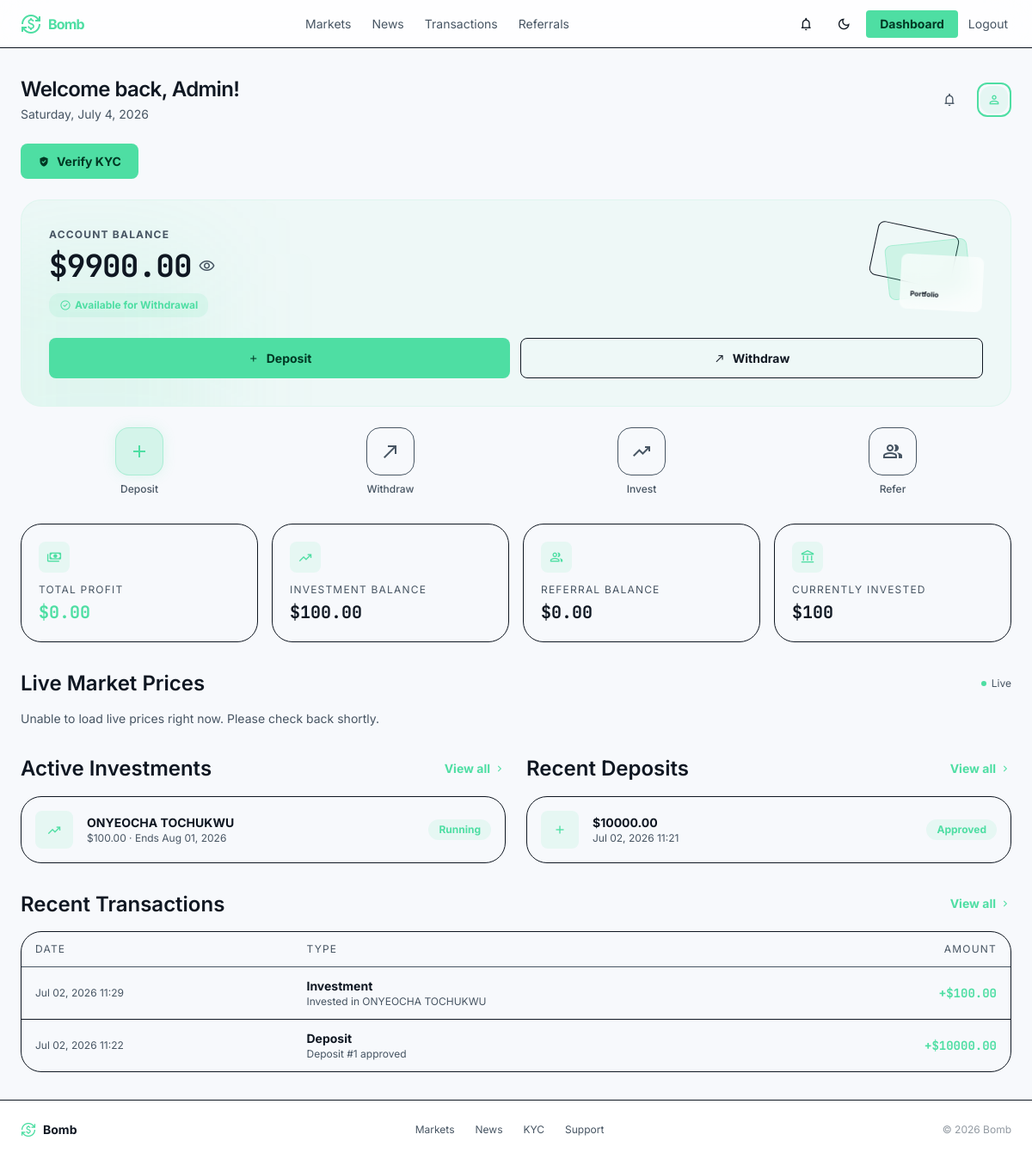
Before: /dashboard/ (signed in) with the older database file.
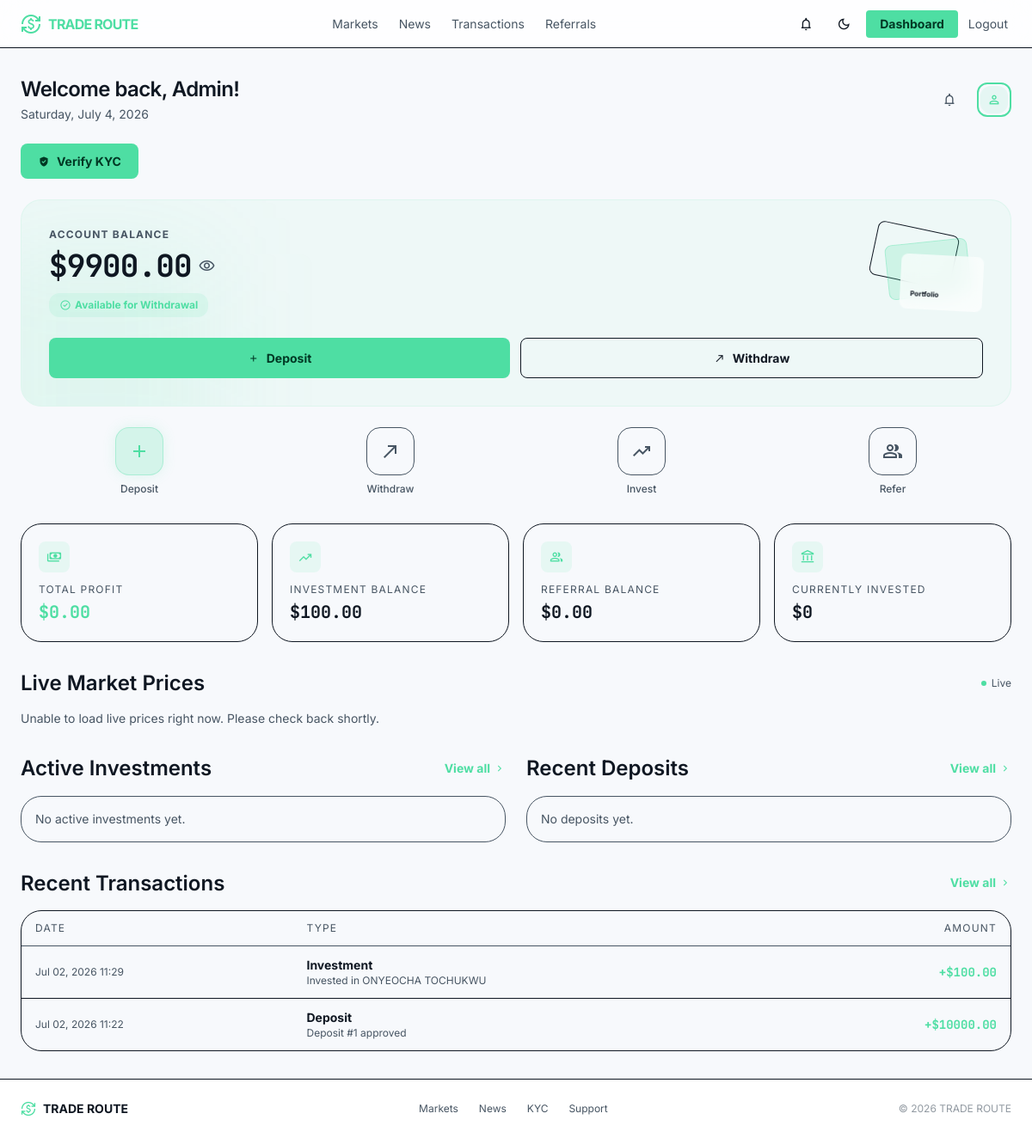
After: the same page with the newer database file.
### core/models.py (models this page shows, shortened)
class SiteSetting(models.Model):
    site_name = models.CharField(max_length=100)
    logo = models.ImageField(upload_to="logo/", blank=True, null=True)   # <-- add blank=True, null=True
    minimum_deposit = models.DecimalField(max_digits=20, decimal_places=2)
    minimum_withdrawal = models.DecimalField(max_digits=20, decimal_places=2)
    referral_bonus = models.DecimalField(max_digits=5, decimal_places=2)
    maintenance_mode = models.BooleanField(default=False)
    support_email = models.EmailField()
    support_phone = models.CharField(max_length=30)

class Investment(models.Model):
    STATUS = (
        ("running", "Running"),
        ("completed", "Completed"),
        ("cancelled", "Cancelled"),
    )
    user = models.ForeignKey(User, on_delete=models.CASCADE)
    plan = models.ForeignKey(
        InvestmentPlan,
        on_delete=models.CASCADE
    )
    amount = models.DecimalField(max_digits=20, decimal_places=2)
    expected_profit = models.DecimalField(max_digits=20, decimal_places=2)
    total_return = models.DecimalField(max_digits=20, decimal_places=2)
    started_at = models.DateTimeField(auto_now_add=True)
    ends_at = models.DateTimeField()
    status = models.CharField(
        max_length=20,
        choices=STATUS,
        default="running"
    )

class InvestmentPlan(models.Model):
    name = models.CharField(max_length=100)
    minimum = models.DecimalField(max_digits=20, decimal_places=2)
    maximum = models.DecimalField(max_digits=20, decimal_places=2)
    roi = models.DecimalField(
        max_digits=5,
        decimal_places=2,
        help_text="Percentage"
    )
    duration_days = models.PositiveIntegerField()
    active = models.BooleanField(default=True)
    created_at = models.DateTimeField(auto_now_add=True)

class Deposit(models.Model):
    STATUS = (
        ("pending","Pending"),
        ("approved","Approved"),
        ("rejected","Rejected"),
    )
    user = models.ForeignKey(User,on_delete=models.CASCADE)
    wallet = models.ForeignKey(
        Wallet,
        on_delete=models.CASCADE
    )
    amount = models.DecimalField(max_digits=20, decimal_places=2)
    txid = models.CharField(max_length=200)
    proof = models.ImageField(
        upload_to="deposit_proofs/",
        blank=True,
        null=True
    )
    status = models.CharField(
        max_length=20,
        choices=STATUS,
        default="pending"
    )
    created_at = models.DateTimeField(auto_now_add=True)

class Transaction(models.Model):
    TYPES = (
        ("deposit","Deposit"),
        ("withdrawal","Withdrawal"),
        ("investment","Investment"),
        ("profit","Profit"),
        ("referral","Referral"),
    )
    user = models.ForeignKey(User,on_delete=models.CASCADE)
    transaction_type = models.CharField(
        max_length=30,
        choices=TYPES
    )
    amount = models.DecimalField(max_digits=20, decimal_places=2)
    description = models.TextField()
    created_at = models.DateTimeField(auto_now_add=True)

### core/views.py (the view)
# urls.py: path("dashboard/", views.dashboard_view, name="dashboard"),
@login_required
def dashboard_view(request):
    user = request.user
    active_investments = Investment.objects.filter(user=user, status="running")
    recent_transactions = Transaction.objects.filter(user=user).order_by("-created_at")[:10]
    recent_deposits = Deposit.objects.filter(user=user).order_by("-created_at")[:5]
    latest_unread_notification = Notification.objects.filter(
        user=user, is_read=False
    ).order_by("-created_at").first()
    context = {
        "active_investments": active_investments,
        "recent_transactions": recent_transactions,
        "recent_deposits": recent_deposits,
        "total_invested": active_investments.aggregate(s=Sum("amount"))["s"] or 0,
        "referral_count": user.referrals.count(),
        "latest_unread_notification": latest_unread_notification,
    }
    return render(request, "core/dashboard.html", context)

### core/context_processors.py (called while the page is built)
def site_settings(request):
    return {"site_settings": SiteSetting.objects.first()}

def notifications_badge(request):
    if request.user.is_authenticated:
        count = Notification.objects.filter(user=request.user, is_read=False).count()
    else:
        count = 0
    return {"unread_notifications_count": count}

### core/templates/core/dashboard.html (shortened to what the changed rows need)
{% extends "core/base.html" %}
{% load static %}
{% block content %}
<div class="max-w-max-desktop mx-auto px-container-padding py-stack-lg pb-32 md:pb-stack-lg">
    <div class="flex items-center justify-between mb-6 reveal-fade-in">
        <div>
            <h1 class="font-display-lg text-2xl md:text-headline-md font-bold tracking-tight mb-1">
                Welcome back, {{ user.first_name|default:user.username }}!
            </h1>
        </div>
    </div>
    <div class="relative overflow-hidden rounded-3xl bg-primary/5 border border-primary/10 p-6 md:p-8 mb-6">
        <div class="relative z-10 flex items-start justify-between gap-4">
            <div class="flex-1 min-w-0">
                <div class="flex items-center gap-2 mb-3">
                    <h2 class="font-data-lg text-3xl md:text-4xl font-bold tracking-tight" id="balance-amount" data-value="{{ user.balance }}">${{ user.balance }}</h2>
                </div>
            </div>
        </div>
    </div>
    <div class="grid grid-cols-2 lg:grid-cols-4 gap-4 mb-8">
        <div class="rounded-3xl edge-bg-5 border edge-b-5 p-5">
            <span class="w-9 h-9 rounded-xl bg-primary/10 text-primary flex items-center justify-center mb-3">
                <span class="material-symbols-outlined text-lg">account_balance</span>
            </span>
            <p class="text-on-surface-variant text-xs uppercase tracking-widest mb-1">Currently Invested</p>
            <p class="font-data-lg text-xl font-bold">${{ total_invested }}</p>
        </div>
    </div>
    <div class="mb-8">
        <div class="flex items-center justify-between mb-4">
            <h2 class="font-headline-md text-headline-md">Live Market Prices</h2>
        </div>
    </div>
    <div class="grid grid-cols-1 lg:grid-cols-2 gap-6">
        <div>
            <div class="flex justify-between items-center mb-4">
                <h2 class="font-headline-md text-headline-md">Active Investments</h2>
            </div>
            <div class="space-y-3">
                {% for inv in active_investments %}
                <a href="{% url 'core:investment_detail' inv.pk %}" class="rounded-3xl edge-bg-5 border edge-b-5 p-4 flex items-center gap-4 hover:border-primary/30 transition-colors">
                    <div class="w-11 h-11 bg-primary/10 rounded-xl flex items-center justify-center shrink-0">
                        <span class="material-symbols-outlined text-primary text-lg">trending_up</span>
                    </div>
                    <div class="flex-1 min-w-0">
                        <p class="font-bold text-on-surface truncate">{{ inv.plan.name }}</p>
                        <p class="text-on-surface-variant text-xs">${{ inv.amount }} &middot; Ends {{ inv.ends_at|date:"M d, Y" }}</p>
                    </div>
                    <span class="text-primary text-xs font-bold bg-primary/10 px-3 py-1 rounded-full shrink-0">{{ inv.status|capfirst }}</span>
                </a>
                {% empty %}
                <p class="text-on-surface-variant text-sm rounded-3xl edge-bg-5 border edge-b-5 p-4">No active investments yet.</p>
                {% endfor %}
            </div>
        </div>
        <div>
            <div class="flex justify-between items-center mb-4">
                <h2 class="font-headline-md text-headline-md">Recent Deposits</h2>
            </div>
            <div class="space-y-3">
                {% for dep in recent_deposits %}
                <a href="{% url 'core:deposit_detail' dep.pk %}" class="rounded-3xl edge-bg-5 border edge-b-5 p-4 flex items-center gap-4 hover:border-primary/30 transition-colors">
                    <div class="w-11 h-11 bg-primary/10 rounded-xl flex items-center justify-center shrink-0">
                        <span class="material-symbols-outlined text-primary text-lg">add</span>
                    </div>
                    <div class="flex-1 min-w-0">
                        <p class="font-bold text-on-surface">${{ dep.amount }}</p>
                        <p class="text-on-surface-variant text-xs">{{ dep.created_at|date:"M d, Y H:i" }}</p>
                    </div>
                    <span class="text-xs font-bold px-3 py-1 rounded-full shrink-0
                        {% if dep.status == 'approved' %}text-primary bg-primary/10
                        {% elif dep.status == 'rejected' %}text-error bg-error/10
                        {% else %}text-on-surface-variant edge-bg-5{% endif %}">
                        {{ dep.status|capfirst }}
                    </span>
                </a>
                {% empty %}
                <p class="text-on-surface-variant text-sm rounded-3xl edge-bg-5 border edge-b-5 p-4">No deposits yet.</p>
                {% endfor %}
            </div>
        </div>
    </div>
    <div class="mt-8">
        <div class="flex justify-between items-center mb-4">
            <h2 class="font-headline-md text-headline-md">Recent Transactions</h2>
        </div>
        <div class="rounded-3xl edge-bg-5 border edge-b-5 overflow-hidden">
            <table class="w-full text-sm">
                <thead>
                    <tr class="border-b edge-b-5 text-on-surface-variant text-xs uppercase tracking-widest">
                        <th class="text-left font-normal px-4 py-3">Date</th>
                        <th class="text-left font-normal px-4 py-3">Type</th>
                        <th class="text-right font-normal px-4 py-3">Amount</th>
                    </tr>
                </thead>
                <tbody>
                    {% for tx in recent_transactions %}
                    <tr class="border-b edge-b-5 last:border-0">
                        <td class="px-4 py-3 text-on-surface-variant text-xs">{{ tx.created_at|date:"M d, Y H:i" }}</td>
                        <td class="px-4 py-3">
                            <p class="font-bold text-on-surface">{{ tx.get_transaction_type_display }}</p>
                            <p class="text-on-surface-variant text-xs">{{ tx.description }}</p>
                        </td>
                        <td class="px-4 py-3 text-right font-data-md font-bold
                            {% if tx.transaction_type == 'withdrawal' %}text-error{% else %}text-primary{% endif %}">
                            {% if tx.transaction_type == 'withdrawal' %}-{% else %}+{% endif %}${{ tx.amount }}
                        </td>
                    </tr>
                    {% empty %}
                    <tr><td colspan="3" class="px-4 py-6 text-center text-on-surface-variant text-sm">No transactions yet.</td></tr>
                    {% endfor %}
                </tbody>
            </table>
        </div>
    </div>
</div>
{% endblock %}

### core/templates/core/base.html (shortened to what the changed rows need)
<!DOCTYPE html>
<html lang="en">
<head>
<script src="https://cdn.tailwindcss.com?plugins=forms,container-queries"></script>
<script id="tailwind-config">
    tailwind.config = {
        darkMode: "class",
        theme: {
            extend: {
                colors: {
                    "background": "rgb(var(--color-background) / <alpha-value>)",
                    "surface": "rgb(var(--color-surface) / <alpha-value>)",
                    "surface-container-low": "rgb(var(--color-surface-container-low) / <alpha-value>)",
                    "surface-container-lowest": "rgb(var(--color-surface-container-lowest) / <alpha-value>)",
                    "surface-bright": "rgb(var(--color-surface-bright) / <alpha-value>)",
                    "on-surface": "rgb(var(--color-on-surface) / <alpha-value>)",
                    "on-surface-variant": "rgb(var(--color-on-surface-variant) / <alpha-value>)",
                    "edge": "rgb(var(--color-edge) / <alpha-value>)",
                    "primary": "#4edea3",
                    "on-primary": "#003824",
                    "on-primary-fixed": "#002113",
                    "error": "#ffb4ab",
                    "on-tertiary-fixed-variant": "#59a7cf"
                },
                borderRadius: {
                    DEFAULT: "0.125rem",
                    lg: "0.25rem",
                    xl: "0.5rem",
                    full: "0.75rem"
                },
                spacing: {
                    "stack-sm": "8px",
                    "max-width-desktop": "1440px",
                    "stack-lg": "32px",
                    "gutter": "16px",
                    "unit": "4px",
                    "container-padding": "24px",
                    "stack-md": "16px"
                },
                fontFamily: {
                    "data-lg": ["JetBrains Mono"],
                    "data-md": ["JetBrains Mono"],
                    "body-lg": ["Inter"],
                    "label-caps": ["Inter"],
                    "display-lg": ["Inter"],
                    "headline-md": ["Inter"],
                    "body-md": ["Inter"],
                    "headline-sm": ["Inter"]
                },
                fontSize: {
                    "data-lg": ["18px", {"lineHeight": "1.2", "fontWeight": "500"}],
                    "data-md": ["14px", {"lineHeight": "1.2", "fontWeight": "500"}],
                    "body-lg": ["16px", {"lineHeight": "1.6", "fontWeight": "400"}],
                    "label-caps": ["11px", {"lineHeight": "1", "letterSpacing": "0.08em", "fontWeight": "700"}],
                    "display-lg": ["48px", {"lineHeight": "1.1", "letterSpacing": "-0.02em", "fontWeight": "700"}],
                    "headline-md": ["24px", {"lineHeight": "1.3", "fontWeight": "600"}],
                    "body-md": ["14px", {"lineHeight": "1.5", "fontWeight": "400"}],
                    "headline-sm": ["18px", {"lineHeight": "1.4", "fontWeight": "600"}]
                }
            }
        }
    };
</script>
</head>
<body class="font-body-md text-body-md selection:bg-primary/30">
<header class="fixed top-0 w-full z-50 bg-surface/80 backdrop-blur-xl border-b edge-b-10 shadow-sm flex items-center justify-between px-4 md:px-6 h-14">
    <a href="{% url 'core:landing' %}" class="flex items-center gap-2 shrink-0">
        <span class="material-symbols-outlined text-primary text-2xl" style="font-variation-settings: 'FILL' 1;">currency_exchange</span>
        <span class="font-display-lg text-sm md:text-base font-bold tracking-tighter text-primary">{{ site_settings.site_name|default:"NEON_TRADE" }}</span>
    </a>
</header>
<main class="pt-14">
{% block content %}{% endblock %}
</main>
<footer class="bg-surface-container-lowest border-t edge-b-5 w-full">
    <div class="flex flex-col sm:flex-row items-center justify-between gap-3 py-5 px-4 md:px-6 max-w-max-desktop mx-auto text-sm">
        <div class="flex items-center gap-2">
            <span class="material-symbols-outlined text-primary text-lg">currency_exchange</span>
            <span class="font-bold text-on-surface">{{ site_settings.site_name|default:"NEON_TRADE" }}</span>
        </div>
        <div class="flex flex-wrap items-center justify-center gap-x-6 gap-y-2 text-on-surface-variant text-xs">
            <a class="hover:text-primary transition-colors" href="{% url 'core:investment_plans' %}">Markets</a>
            <a class="hover:text-primary transition-colors" href="{% url 'core:news_list' %}">News</a>
            {% if user.is_authenticated %}
            <a class="hover:text-primary transition-colors" href="{% url 'core:kyc_status' %}">KYC</a>
            {% else %}
            <a class="hover:text-primary transition-colors" href="{% url 'core:login' %}">Login</a>
            {% endif %}
            {% if site_settings.support_email %}
            <a class="hover:text-primary transition-colors" href="mailto:{{ site_settings.support_email }}">Support</a>
            {% endif %}
        </div>
        <p class="text-on-surface-variant/60 text-xs">&copy; {% now "Y" %} {{ site_settings.site_name|default:"NEON_TRADE" }}</p>
    </div>
</footer>
</body>
</html>

Changed rows visible on the page:
removed Investment: plan.name "ONYEOCHA TOCHUKWU", amount "100.00", ends_at "Aug 01, 2026", status "Running"
removed Deposit: amount "10000.00", created_at "Jul 02, 2026 11:21", status "Approved"
changed SiteSetting: site_name "Bomb" → "TRADE ROUTE"
Other visible differences:
{{ total_invested }}: "100" → "0"
text now shown: "No active investments yet. No deposits yet."
